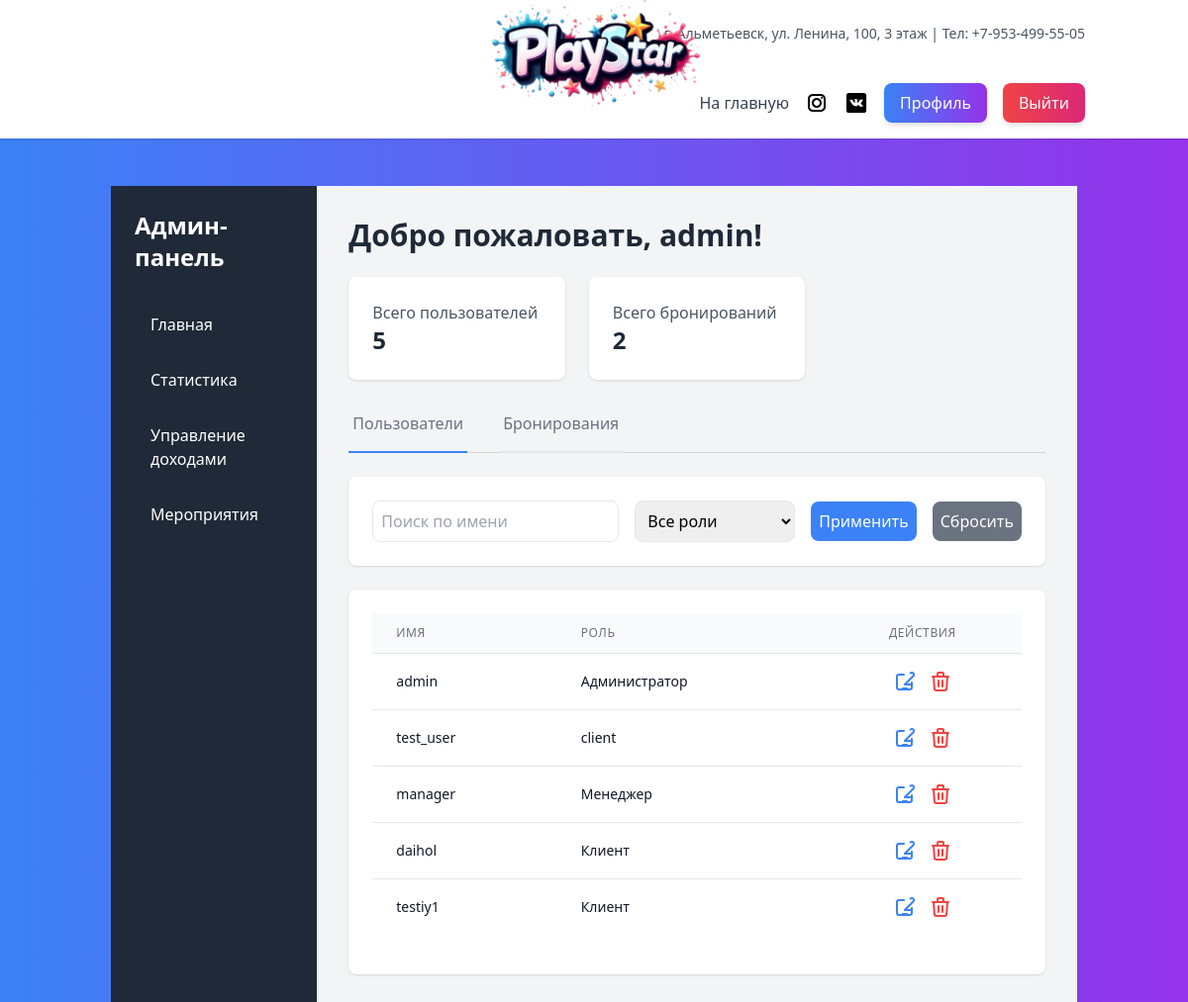
The app's page /staff/admin-dashboard/ (signed in) with its own data.
### main/models.py (models this page shows, shortened)
class CustomUser(AbstractUser):
    ROLE_CHOICES = [
        ('CLIENT', 'Клиент'),
        ('STAFF', 'Сотрудник'),
        ('MANAGER', 'Менеджер'),
        ('ADMIN', 'Администратор'),
    ]
    phone_number = models.CharField(max_length=15, unique=True, verbose_name="Номер телефона")
    role = models.CharField(
        max_length=10,
        choices=ROLE_CHOICES,
        default='CLIENT',  # По умолчанию роль "Клиент"
        verbose_name='Роль'
    )

### staff/views.py (the view)
# urls.py: path('admin-dashboard/', views.admin_dashboard, name='admin_dashboard'),
@login_required
@role_required('Admin', 'Manager')
def admin_dashboard(request):
    all_users = CustomUser.objects.all()
    users = CustomUser.objects.all()
    search_query = request.GET.get('search', '').strip()
    role_filter = request.GET.get('role', '').strip().upper()
    if search_query:
        users = users.filter(username__icontains=search_query)
    if role_filter:
        users = users.filter(role=role_filter)
    total_users = all_users.count()
    bookings = Booking.objects.all()
    booking_search = request.GET.get('booking_search')
    if booking_search:
        bookings = bookings.filter(event_name__icontains=booking_search)
    booking_status = request.GET.get('booking_status')
    if booking_status:
        bookings = bookings.filter(status=booking_status)
    total_bookings = bookings.count()
    pending_bookings = bookings.filter(status='pending').count()
    paginator = Paginator(users, 5)
    page_number = request.GET.get('page', 1)
    page_obj = paginator.get_page(page_number)
    return render(request, 'staff/admin_dashboard.html', {
        'users': page_obj,
        'bookings': bookings,
        'total_users': total_users,
        'total_bookings': total_bookings,
        'pending_bookings': pending_bookings
    })

### staff/views.py (called while the page is built)
def role_required(*group_names):
    def in_groups(user):
        if user.is_authenticated:
            if bool(user.groups.filter(name__in=group_names)) or user.is_superuser:
                return True
        return False
    return user_passes_test(in_groups)

### staff/templates/staff/admin_dashboard.html (shortened to what this page needs)
{% extends 'base.html' %}
{% block content %}
<div class="flex min-h-screen">
    <aside class="w-64 bg-gray-800 text-white p-6 flex flex-col justify-between">
        <div>
            <h2 class="text-2xl font-bold mb-8">Админ-панель</h2>
            <nav class="space-y-4">
                <a href="{% url 'admin_dashboard' %}" class="block py-2 px-4 rounded-lg hover:bg-gray-700 transition duration-300">Главная</a>
                <a href="{% url 'statistics' %}" class="block py-2 px-4 hover:bg-gray-700 rounded-lg transition duration-300">Статистика</a>
                <a href="{% url 'income_management' %}" class="block py-2 px-4 rounded-lg hover:bg-gray-700 transition duration-300">Управление доходами</a>
                <a href="{% url 'events' %}" class="block py-2 px-4 rounded-lg hover:bg-gray-700 transition duration-300">Мероприятия</a>
            </nav>
        </div>
    </aside>
    <main class="flex-1 p-8 bg-gray-100">
        <header class="mb-8">
            <h1 class="text-3xl font-bold text-gray-800">Добро пожаловать, {{ user.username }}!</h1>
            <div class="grid grid-cols-1 md:grid-cols-3 gap-6 mt-6">
                <div class="bg-white p-6 rounded-lg shadow">
                    <p class="text-gray-600">Всего пользователей</p>
                    <p class="text-2xl font-bold text-gray-800">{{ total_users }}</p>
                </div>
                <div class="bg-white p-6 rounded-lg shadow">
                    <p class="text-gray-600">Всего бронирований</p>
                    <p class="text-2xl font-bold text-gray-800">{{ total_bookings }}</p>
                </div>
            </div>
        </header>
        <div class="mb-6 border-b border-gray-300">
            <nav class="-mb-px flex space-x-8">
                <a href="#" id="tab-users" onclick="showTab('users'); return false;"
                   class="tab-link pb-4 px-1 border-b-2 font-medium text-gray-500 hover:text-gray-700">
                    Пользователи
                </a>
                <a href="#" id="tab-bookings" onclick="showTab('bookings'); return false;"
                   class="tab-link pb-4 px-1 border-b-2 font-medium text-gray-500 hover:text-gray-700">
                    Бронирования
                </a>
            </nav>
        </div>
        <div id="users-tab" class="tab-content">
            <div class="bg-white p-6 rounded-lg shadow mb-6">
                <form method="get" class="flex flex-col md:flex-row md:items-center md:space-x-4">
                    <input type="text" name="search" placeholder="Поиск по имени" value="{{ request.GET.search }}"
                           class="p-2 border rounded-lg flex-1 mb-4 md:mb-0">
                    <select name="role" class="p-2 border rounded-lg mb-4 md:mb-0">
                        <option value="">Все роли</option>
                    </select>
                    <button type="submit" class="bg-blue-500 text-white p-2 rounded-lg hover:bg-blue-600 transition duration-300">
                        Применить
                    </button>
                    <a href="{% url 'admin_dashboard' %}" class="bg-gray-500 text-white p-2 rounded-lg hover:bg-gray-600 transition duration-300">
                        Сбросить
                    </a>
                </form>
            </div>
            <div class="bg-white p-6 rounded-lg shadow overflow-x-auto">
                {% if users.object_list %}
                <table class="min-w-full divide-y divide-gray-200">
                    <thead class="bg-gray-50">
                        <tr>
                            <th class="px-6 py-3 text-left text-xs font-medium text-gray-500 uppercase tracking-wider">Имя</th>
                            <th class="px-6 py-3 text-left text-xs font-medium text-gray-500 uppercase tracking-wider">Роль</th>
                            <th class="px-6 py-3 text-center text-xs font-medium text-gray-500 uppercase tracking-wider">Действия</th>
                        </tr>
                    </thead>
                    <tbody class="bg-white divide-y divide-gray-200">
                        {% for user in users %}
                        <tr>
                            <td class="px-6 py-4 whitespace-nowrap text-sm text-gray-900">{{ user.username }}</td>
                            <td class="px-6 py-4 whitespace-nowrap text-sm text-gray-900">{{ user.get_role_display }}</td>
                            <td class="px-6 py-4 whitespace-nowrap text-center text-sm">
                                <a title="Редактировать пользователя" href="{% url 'edit_user' user.id %}" class="text-blue-500 hover:text-blue-700 mr-2">
                                    <svg xmlns="http://www.w3.org/2000/svg" class="h-6 w-6 inline" fill="none" viewBox="0 0 24 24" stroke="currentColor">
                                        <path stroke-linecap="round" stroke-linejoin="round" stroke-width="2" d="M11 5H6a2 2 0 00-2 2v11a2 2 0 002 2h11a2 2 0 002-2v-5m-1.414-9.414a2 2 0 112.828 2.828L11.828 15H19m-9 4h4" />
                                    </svg>
                                </a>
                                <form action="{% url 'delete_user' user.id %}" method="post" class="inline-block"
                                      onsubmit="return confirm('Вы уверены, что хотите удалить этого пользователя?');">
                                    <button title="Удалить пользователя" type="submit" class="text-red-500 hover:text-red-700">
                                    </button>
                                </form>
                            </td>
                        </tr>
                        {% endfor %}
                    </tbody>
                </table>
                {% else %}
                    <p class="text-gray-600">Пользователи не найдены.</p>
                {% endif %}
            </div>
        </div>
    </main>
</div>
{% endblock %}

### templates/base.html (shortened to what this page needs)
{% load static %}
<!DOCTYPE html>
<html lang="ru">
<head>
    <link rel="stylesheet" href="https://cdn.jsdelivr.net/npm/flatpickr/dist/flatpickr.min.css">
    <script src="https://cdn.tailwindcss.com"></script>
</head>
<body class="bg-gradient-to-r from-blue-500 to-purple-600 min-h-screen flex flex-col">
    <header class="bg-white shadow">
        <div class="relative py-4 md:py-6">
            <div class="container mx-auto flex justify-between items-center px-4">
                <div class="hidden md:flex justify-end w-full text-sm text-gray-600">
                    <p>
                        г. Альметьевск, ул. Ленина, 100, 3 этаж | Тел: +7-953-499-55-05
                    </p>
                </div>
            </div>
            <div class="absolute left-0 md:left-1/2 transform md:-translate-x-1/2 top-0 ml-4 md:ml-0">
                <img src="{% static 'main/img/logo.png' %}" alt="logo" class="h-16 w-auto object-contain md:h-28">
            </div>
        </div>
        <div class="container mx-auto flex justify-between items-center px-4 py-2 md:py-4">
            <nav class="hidden md:flex items-center space-x-4 ml-auto">
                <a href="{% url 'index' %}" class="text-gray-700 hover:text-blue-600">На главную</a>
            </nav>
            <div class="flex items-center space-x-4 ml-4">
                <div class="hidden md:flex space-x-4">
                    <a href="https://instagram.com/playstaralmet" target="_blank">
                        <img src="{% static 'main/img/svg/inst_icon_nav.svg' %}" alt="Instagram" class="h-6 w-6">
                    </a>
                    <a href="https://vk.com/almet_playstar" target="_blank">
                        <img src="{% static 'main/img/svg/vk_icon_nav.svg' %}" alt="ВКонтакте" class="h-6 w-6">
                    </a>
                </div>
                {% if user.is_authenticated %}
                    <a href="{% url 'profile' %}" class="bg-gradient-to-r from-blue-500 to-purple-600 text-white py-2 px-4 rounded-lg shadow-md hover:from-blue-600 hover:to-purple-700 transition duration-300">
                        Профиль
                    </a>
                    <form action="{% url 'logout' %}" method="post" class="inline">
                        <button type="submit" class="bg-gradient-to-r from-red-500 to-pink-600 text-white py-2 px-4 rounded-lg shadow-md hover:from-red-600 hover:to-pink-700 transition duration-300">
                            Выйти
                        </button>
                    </form>
                {% endif %}
            </div>
        </div>
    </header>
    <main class="container mx-auto px-6 py-12 flex-grow">
        {% block content %}{% endblock %}
    </main>
</body>
</html>

### records on screen
CustomUser: username "admin", role "Администратор"
CustomUser: username "test_user", role "client"
CustomUser: username "manager", role "Менеджер"
CustomUser: username "daihol", role "Клиент"
CustomUser: username "testiy1", role "Клиент"

### other values on screen
{{ total_users }} "5"
{{ total_bookings }} "2"
